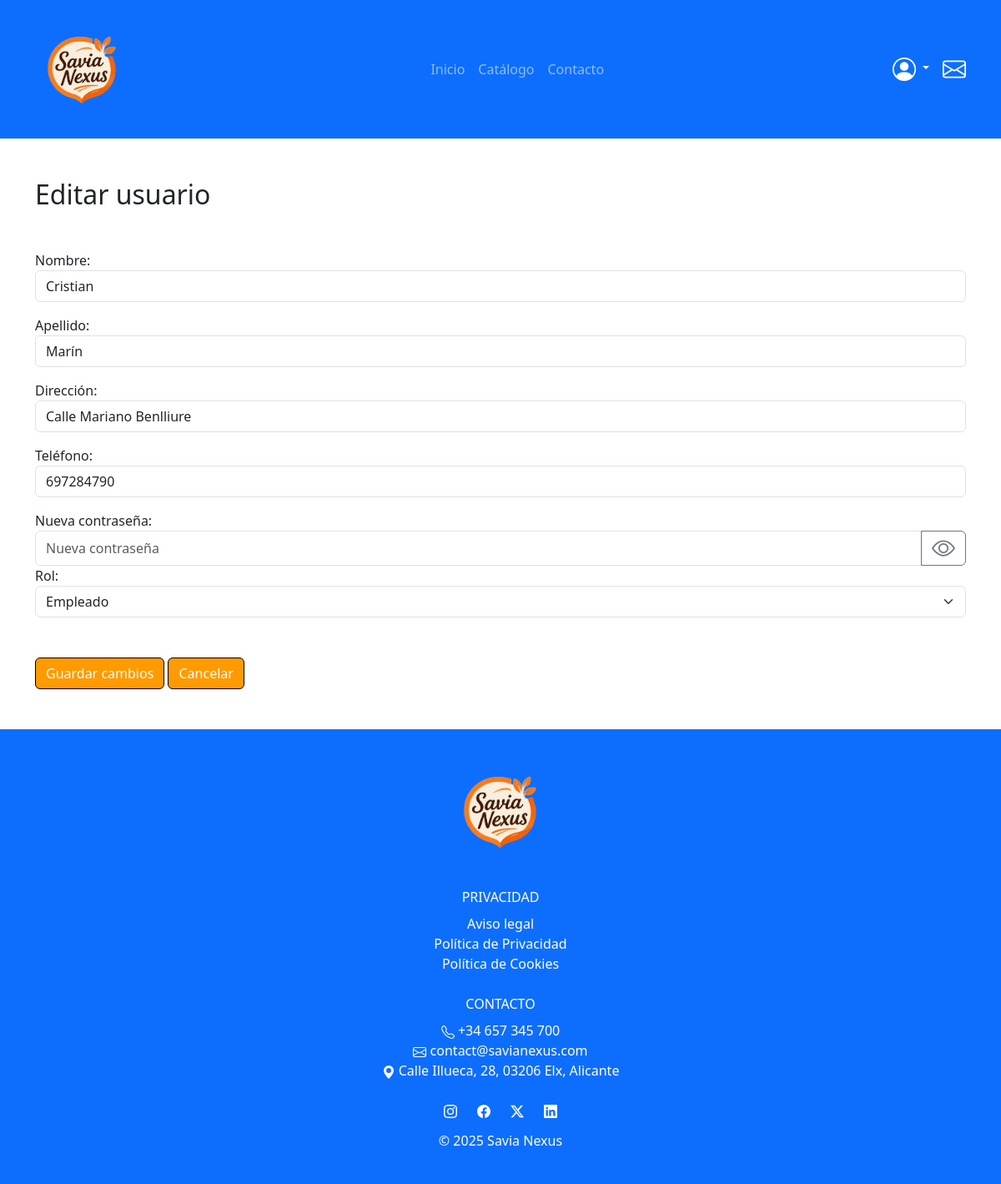
Screenshot of /admin/user_edit.php?dni=12345678Z (signed in) with the database file from the repository.
### tables this page shows
CREATE TABLE `usuarios` (
  `dni` varchar(9) NOT NULL,
  `nombre` varchar(30) NOT NULL,
  `apellido` varchar(50) NOT NULL,
  `direccion` varchar(50) NOT NULL,
  `email` varchar(50) NOT NULL,
  `telefono` varchar(9) NOT NULL,
  `clave` varchar(250) NOT NULL,
  `rol` enum('cliente','empleado','admin') DEFAULT 'cliente',
  `activo` enum('activo','inactivo') DEFAULT 'activo'
);

### includes/Validation.php (called while the page is built, shortened)
<?php
class Validation {
    public static function sanitize($value) {
        return htmlspecialchars(trim($value), ENT_QUOTES, 'UTF-8');
    }
}
?>

### models/User.php (called while the page is built, shortened)
<?php
class User {
    private PDO $pdo;
    public function __construct(PDO $pdo) {
        $this->pdo = $pdo;
    }
    public function getByDni(string $dni) {
        $sql = "SELECT dni, nombre, apellido, direccion, email, telefono, rol, activo
                FROM usuarios
                WHERE dni = ?";
        $stmt = $this->pdo->prepare($sql);
        $stmt->execute([$dni]);
        return $stmt->fetch();
    }
}

### public/admin/user_edit.php (the view, shortened to what this page needs)
<?php
require_once __DIR__ . '/../../includes/config.php';
require_once __DIR__ . '/../../models/User.php';
$userModel = new User($pdo);
$dni = Validation::sanitize($_GET['dni'] ?? '');
$user = $userModel->getByDni($dni);
?>
<?php include __DIR__ . '/../../includes/head.php'; ?>
<body>
    <?php include __DIR__ . '/../../includes/navbar.php'; ?>
    <div class="container mt-5 mb-5">
        <h2 class="mb-5">Editar usuario</h2>
        <form method="post">
            <label for="nombre">Nombre:</label>
            <input class="form-control mb-3" name="nombre" value="<?= htmlspecialchars($user['nombre']) ?>">
            <label for="apellido">Apellido:</label>
            <input class="form-control mb-3" name="apellido" value="<?= htmlspecialchars($user['apellido']) ?>">
            <label for="direccion">Dirección:</label>
            <input class="form-control mb-3" name="direccion" value="<?= htmlspecialchars($user['direccion']) ?>">
            <label for="telefono">Teléfono:</label>
            <input class="form-control mb-3" name="telefono" value="<?= htmlspecialchars($user['telefono']) ?>">
            <label for="clave">Nueva contraseña:</label>
            <div class="input-group">
                <input class="form-control" name="clave" type="password" minlength="8" placeholder="Nueva contraseña" id="passwordInput">
                <button class="btn btn-outline-secondary" type="button" id="togglePassword">
                </button>
            </div>
            <?php if ($dni !== $_SESSION['dni']): ?>
                <label for="rol">Rol:</label>
                <select name="rol" class="form-select mb-3">
                    <?php foreach (['cliente','empleado','admin'] as $rol): ?>
                        <option value="<?= $rol ?>" <?= $user['rol'] === $rol ? 'selected' : '' ?>>
                            <?= ucfirst($rol) ?>
                        </option>
                    <?php endforeach; ?>
                </select>
            <?php endif; ?>
            <div class="mt-5">
                <button class="btn btn-primary">Guardar cambios</button>
                <a href="users.php" class="btn btn-primary">Cancelar</a>
            </div>
        </form>
    </div>
    <?php include __DIR__ . '/../../includes/footer.php'; ?>
</body>
</html>

### public/assets/css/style.css (style rules this page uses)
:root { --primary-color: #FF9A00; --hover-color: #CC7A00; }
.btn-primary { background-color: var(--primary-color); border-color: black; }
a { text-decoration: none; color: black; }

### rows the page displays
usuarios: nombre "Cristian", apellido "Marín", direccion "Calle Mariano Benlliure", telefono "697284790", rol "Empleado"
